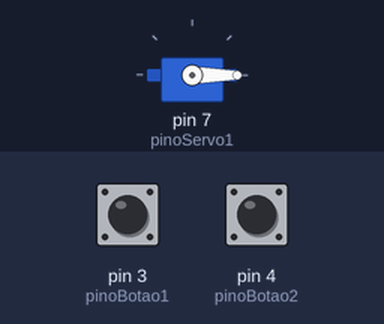
The sketch below on a simulated Arduino Uno, built with avr-gcc and run on an emulated ATmega328P. Shown: servo. The inputs (shaded band) are chosen by the test bench; at power-on: pin 3 (pinoBotao1) HIGH, pin 4 (pinoBotao2) HIGH.

Above: at 1.2 s.
1.3 s: pin 3 (pinoBotao1) pulled LOW for 0.15 s
At 2.5 s:
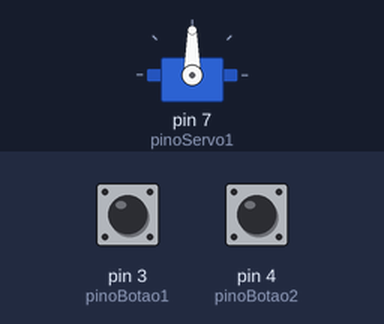
2.9 s: pin 4 (pinoBotao2) pulled LOW for 0.15 s
At 3.7 s:
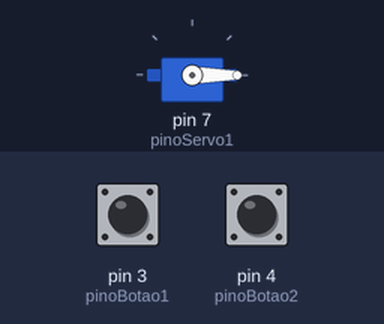
4.5 s: pin 3 (pinoBotao1) pulled LOW for 1 s
At 4.9 s:
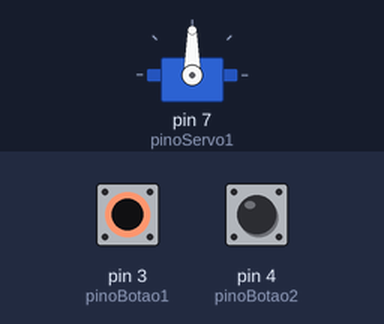
Timing chart, 0 to 7.5 s (numbered marks = the images above; inputs shaded):
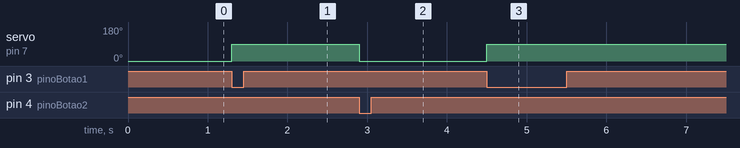

Measured:
- after the input at 1.3 s, servo on pin 7 (pinoServo1): 0° → 90° at once
- after the input at 2.9 s, servo on pin 7 (pinoServo1): 90° → 0° at once
- after the input at 4.5 s, servo on pin 7 (pinoServo1): 0° → 90° at once

The sketch:

servo_dois_botoes.ino
```cpp
// ============================================================
//  CONTROLE DE SERVO MOTOR COM DOIS BOTÕES
// ============================================================
//
//  Descrição:
//    Controla a posição de um servo motor usando dois botões
//    push button. O botão 1 move o servo para a posição
//    "aberto" (90°) e o botão 2 retorna para a posição
//    "fechado" (0°). O código usa detecção de transição
//    para garantir que cada aperto seja contado uma única
//    vez, e debounce por software para evitar leituras
//    falsas causadas pela trepidação mecânica dos botões.
//
//  Conceitos abordados:
//    - Biblioteca Servo.h e objeto Servo
//    - servo.attach() e servo.write()
//    - Entrada digital com botão push button
//    - Resistor pull-up interno (INPUT_PULLUP)
//    - Constantes com const int para posições e pinos
//    - Detecção de transição com duas variáveis de estado
//    - Debounce por software com delay()
//
//  Material necessário:
//    - 1x Placa Arduino Uno (ou compatível)
//    - 1x Servo motor SG90 (ou similar)  → pino digital 7
//    - 1x Botão push button (botão 1)    → pino digital 3
//    - 1x Botão push button (botão 2)    → pino digital 4
//    - 1x Protoboard
//    - Jumpers
//
//  Esquema de ligação do servo:
//    Fio marrom  (GND)   → GND do Arduino
//    Fio vermelho (5V)   → 5V do Arduino
//    Fio laranja (sinal) → pino digital 7
//
//  Esquema de ligação dos botões:
//    Um terminal no pino digital (3 ou 4)
//    Outro terminal no GND
//    Sem resistor externo — pull-up interno ativado por software
//
//  Sugestão pedagógica:
//    Comece mostrando o servo se movendo manualmente com
//    servo.write() no setup() para apresentar o conceito
//    de posição em graus. Depois introduza os botões como
//    forma de controle interativo. Isso separa os dois
//    conceitos e facilita a compreensão de cada parte.
//
//  Desafio para os alunos:
//    Adicione um terceiro botão que move o servo para uma
//    posição intermediária (45°). Crie uma variável
//    const int posicaoMeio = 45 seguindo o padrão do código.
//    Para avançados: faça o servo varrer de 0° a 180°
//    automaticamente quando um quarto botão for apertado.
//
//  Compatibilidade:
//    Arduino Uno, Nano, Mega e simuladores como Tinkercad
//
// ------------------------------------------------------------
//  Autor    : Prof. Dr. Julio Cesar Frantz
//  Canal    : Dr. da Robótica
//  YouTube  : https://www.youtube.com/@doutordarobotica
//  Instagram: https://www.instagram.com/doutordarobotica
//  LinkedIn : https://www.linkedin.com/in/julio-frantz
//  GitHub   : https://github.com/jcfrantz/curso-robotica-educacional
//  Versão   : 1.0
//  Data     : Junho/2026
//  Licença  : MIT — use, adapte e compartilhe à vontade!
// ============================================================


// ------------------------------------------------------------
//  BIBLIOTECA
//
//  A biblioteca Servo.h já vem instalada no Arduino IDE.
//  Ela fornece os comandos attach() e write() que usaremos
//  para controlar o servo motor sem precisar calcular
//  nenhum sinal elétrico manualmente.
// ------------------------------------------------------------

#include <Servo.h>


// ------------------------------------------------------------
//  CONFIGURAÇÃO DOS PINOS
//
//  Usamos const int porque esses valores nunca mudam durante
//  a execução. Se você mudou a montagem física, altere
//  apenas aqui — o resto do código se atualiza sozinho.
// ------------------------------------------------------------

const int pinoServo1  = 7;  // sinal do servo motor
const int pinoBotao1  = 3;  // botão 1 → move para posicaoAberto
const int pinoBotao2  = 4;  // botão 2 → move para posicaoFechado


// ------------------------------------------------------------
//  POSIÇÕES DO SERVO (em graus)
//
//  Servos comuns aceitam valores de 0° a 180°.
//  Centralize aqui os ângulos do seu projeto — assim o
//  professor ou aluno ajusta o comportamento sem precisar
//  procurar números espalhados pelo código.
//
//  Dica: troque posicaoAberto para 180 se quiser o curso
//  completo, ou para 45 se quiser um movimento menor.
// ------------------------------------------------------------

const int posicaoFechado = 0;    // posição inicial — servo recolhido
const int posicaoAberto  = 90;   // posição ao apertar o botão 1


// ------------------------------------------------------------
//  OBJETO SERVO
//
//  Servo é um tipo especial de variável (objeto) que
//  representa o servo motor no código. O nome "servo1"
//  é escolha do programador — poderia ser "portaGaragem"
//  ou qualquer nome descritivo do seu projeto.
// ------------------------------------------------------------

Servo servo1;


// ------------------------------------------------------------
//  VARIÁVEIS DE LEITURA DOS BOTÕES
//
//  Para detectar apenas o MOMENTO EXATO do aperto usamos
//  duas variáveis por botão: uma guarda o estado atual e
//  a outra guarda o estado da volta anterior do loop().
//
//  Quando o estado muda de HIGH para LOW, sabemos que o
//  botão acabou de ser apertado — e executamos a ação
//  uma única vez, não milhares de vezes por segundo.
//
//  Iniciam em HIGH porque o INPUT_PULLUP mantém os pinos
//  em HIGH enquanto os botões estão soltos.
// ------------------------------------------------------------

int estadoBotao1;                   // leitura atual do botão 1
int estadoBotao2;                   // leitura atual do botão 2
int ultimoEstadoBotao1 = HIGH;      // leitura anterior do botão 1
int ultimoEstadoBotao2 = HIGH;      // leitura anterior do botão 2


// ------------------------------------------------------------
//  SETUP — executa UMA vez quando o Arduino é ligado.
//
//  attach() associa o objeto servo1 ao pino físico do Arduino.
//  write() envia o servo para a posição inicial conhecida —
//  sem isso, o servo pode estar em qualquer posição ao ligar.
// ------------------------------------------------------------

void setup()
{
  servo1.attach(pinoServo1);          // conecta o objeto ao pino 7
  servo1.write(posicaoFechado);       // garante posição inicial definida

  pinMode(pinoBotao1, INPUT_PULLUP);  // botão 1: entrada com pull-up interno
  pinMode(pinoBotao2, INPUT_PULLUP);  // botão 2: entrada com pull-up interno
}


// ------------------------------------------------------------
//  LOOP — executa REPETIDAMENTE enquanto o Arduino estiver
//  ligado. A cada volta:
//    1. Lê os dois botões
//    2. Verifica se cada um acabou de ser apertado
//    3. Move o servo conforme o botão detectado
//    4. Guarda os estados para comparar na próxima volta
// ------------------------------------------------------------

void loop()
{
  // --- PASSO 1: leitura dos botões ---
  // INPUT_PULLUP inverte a lógica: solto = HIGH, apertado = LOW
  estadoBotao1 = digitalRead(pinoBotao1);
  estadoBotao2 = digitalRead(pinoBotao2);


  // --- BOTÃO 1: move para posição aberto ---
  // A condição detecta a transição HIGH → LOW (momento do aperto).
  // Enquanto o botão continuar pressionado, ultimoEstadoBotao1
  // já será LOW e a condição falha — o servo não recebe comandos
  // repetidos desnecessariamente.
  if (estadoBotao1 == LOW && ultimoEstadoBotao1 == HIGH) {
    servo1.write(posicaoAberto);  // move o servo para o ângulo definido
    delay(50);                    // debounce: aguarda a trepidação do botão passar
  }


  // --- BOTÃO 2: retorna para posição fechado ---
  // Mesma lógica de detecção de transição do botão 1.
  if (estadoBotao2 == LOW && ultimoEstadoBotao2 == HIGH) {
    servo1.write(posicaoFechado); // retorna o servo para a posição inicial
    delay(50);                    // debounce: aguarda a trepidação do botão passar
  }


  // --- PASSO 4: atualizar histórico ---
  // Guardamos os estados atuais para que na próxima volta
  // sejam os "estados anteriores" a serem comparados.
  // Sem essas duas linhas, a detecção de transição não funciona.
  ultimoEstadoBotao1 = estadoBotao1;
  ultimoEstadoBotao2 = estadoBotao2;
}
```
